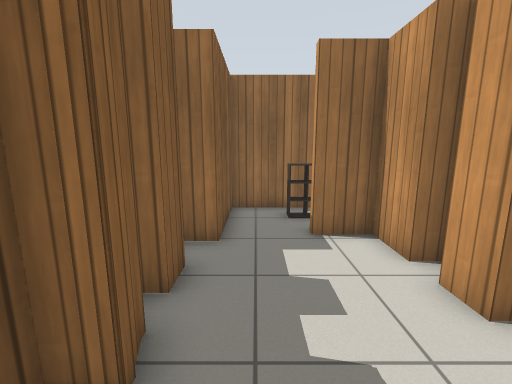
[1] (above)

16 first-person views from a walk through a robot-simulator world made for Gazebo. The camera is 1.2 m above the floor, tilts 10° down and sees 90° across. The floor is counted in squares, 0.5 m on a side. Each view is taken from the middle of a square. On the plan, view 1 faces up. The plan holds only what a view shows up to about 17 squares ahead; the rest is blank. Robots are left out. Simple patterns stand in for the simulator's built-in surfaces.

[2]
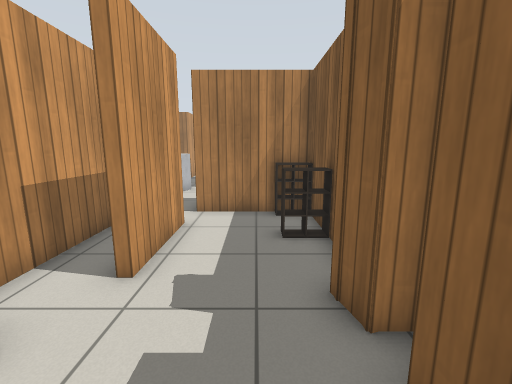

[3]
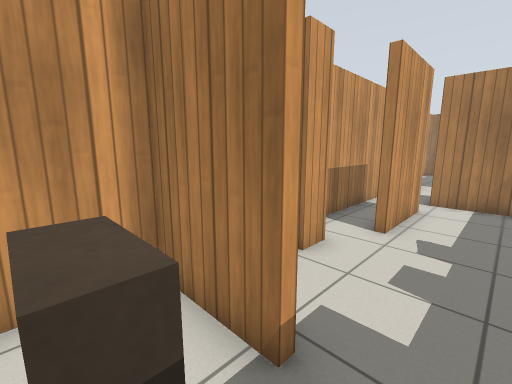

[4]
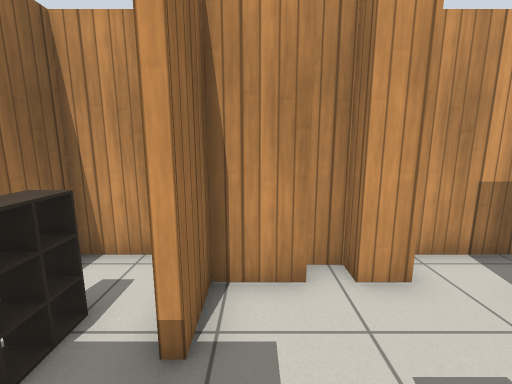

[5]
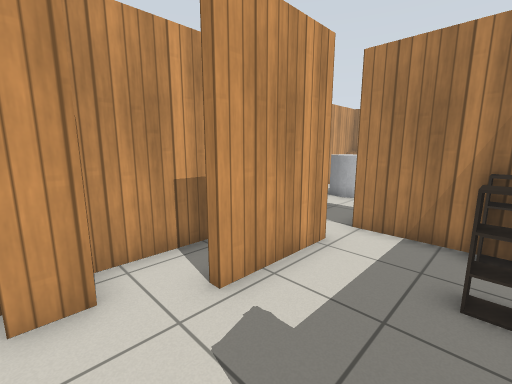

[6]
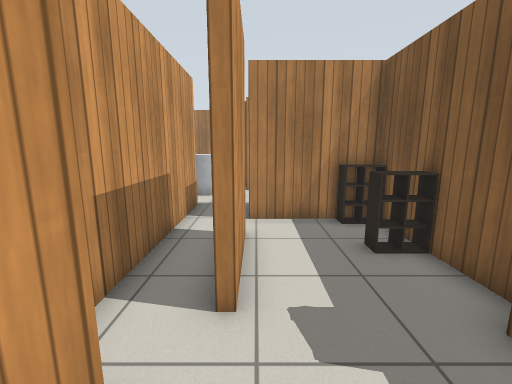

[7]
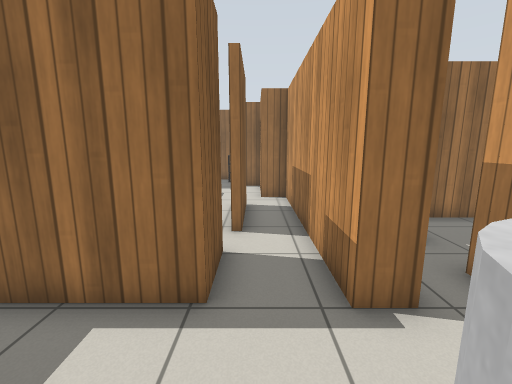

[8]
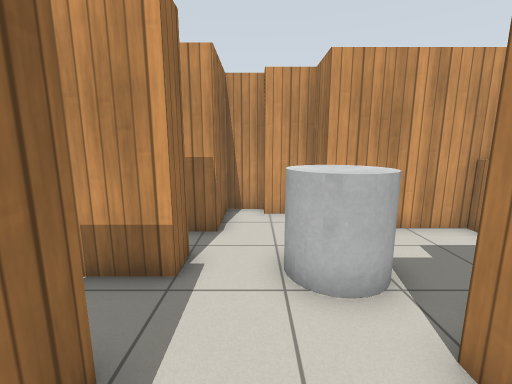

[9]
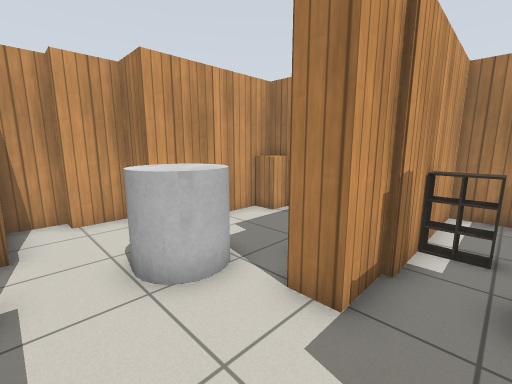

[10]
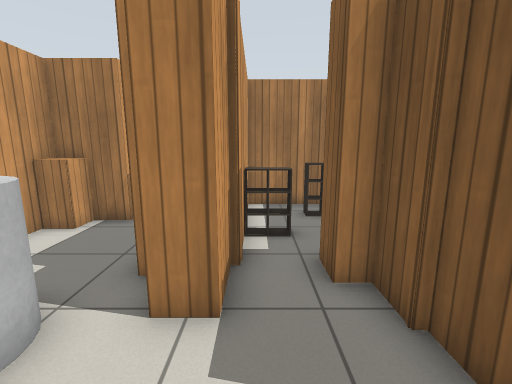

[11]
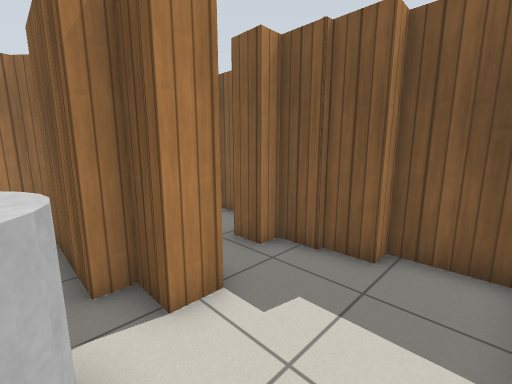

[12]
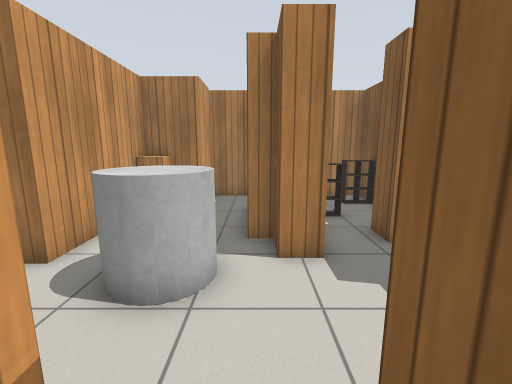

[13]
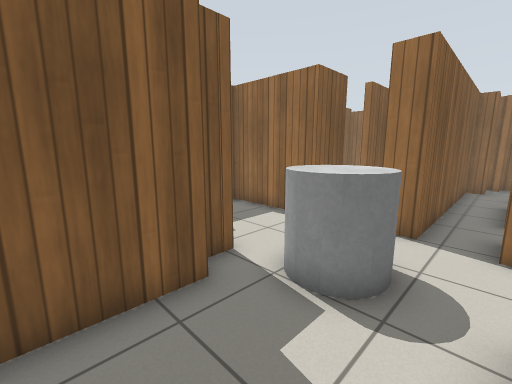

[14]
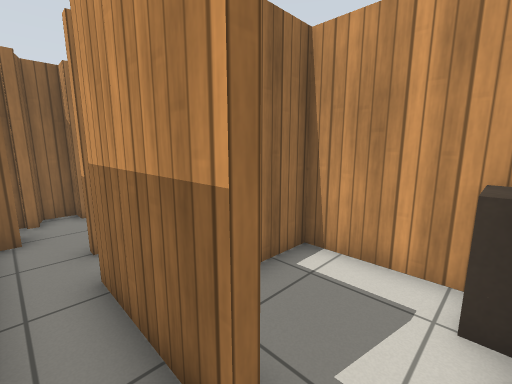

[15]
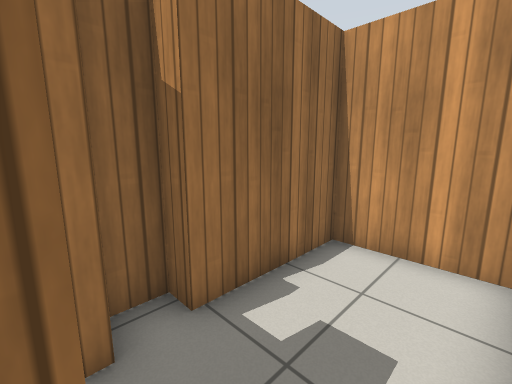

[16]
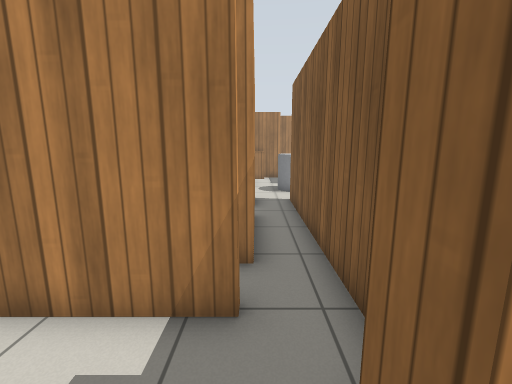

### Floor plan
Ten units are one square. View 1 is at (0, 0); x grows to the right and y downward. Boxes are objects, and circles mark ways between rooms. Rooms are numbered by the first view taken in them; rooms with no view inside come last. Other rooms are left out.
<svg viewBox="-26 -105 151 276">
<path fill="none" stroke="#000" d="M25 -16 25 20M-12 -20 -20 -20 -20 34 22 34M-15 -30 -12 -21 -16 -20M-15 -50 -15 -39M23 20 23 -16M-11 -75 -11 -63 -19 -63M44 34 44 -32 32 -32 32 -42 39 -42 39 -51 32 -51 32 -68 15 -68M-13 5 -13 11M-20 5 -7 5 -7 11M-13 28 -13 34M-20 28 -7 28 -7 34M15 -71 44 -71 44 -100 -11 -100 -11 -75M17 -84 17 -91M23 -84 23 -90M24 -84 11 -84 11 -91M15 93 25 93 25 105 32 105 32 140M54 44 54 54 44 54 44 34M73 135 73 90 90 90 90 73 97 73 97 59 71 59 71 44M22 34 22 54M51 162 51 142 65 142M30 161 34 166 53 166M-11 90 -11 102M-4 102 -4 113M15 110 15 93M13 129 13 109M22 54 -20 54 -20 78 -13 78 -13 91M0 126 14 126M71 -27 106 -27M61 -52 61 -42 54 -42 54 44M67 -59 62 -59M120 -28 120 -61 78 -61 78 -68 68 -68 66 -61M71 28 71 -10M-20 146 -20 166 13 166 13 129M-20 131 -20 141M-13 146 -13 154M6 132 6 126M-21 147 -7 147 -7 154"/>
<rect x="35" y="75" width="30" height="20" fill="#bbb"><title>grey cylinder</title></rect>
<circle cx="5" cy="-70" r="3" fill="#2a7"/>
<circle cx="35" cy="45" r="3" fill="#2a7"/>
<circle cx="20" cy="75" r="3" fill="#2a7"/>
<circle cx="60" cy="50" r="3" fill="#2a7"/>
<circle cx="-10" cy="130" r="3" fill="#2a7"/>
<text x="10" y="-20">1</text>
<text x="20" y="-80">2</text>
<text x="50" y="90">3</text>
<text x="0" y="90">4</text>
<text x="80" y="-30">5</text>
<text x="0" y="150">6</text>
</svg>
Room 1 opens to room 2. Room 1 opens to room 3. Room 3 opens to room 4. Room 3 opens to room 5. Room 4 opens to room 6.

Where each view was taken, in squares from view 1:
view 1: 0 up, 0 right, facing up
view 2: 6 up, 0 right, facing down
view 3: 9 up, 0 right, facing down-right
view 4: 6 up, 1 left, facing right
view 5: 4 up, 1 left, facing down-right
view 6: 5 up, 2 right, facing down
view 7: 9 down, 3 right, facing up
view 8: 7 down, 0 right, facing right
view 9: 6 down, 0 right, facing down-right
view 10: 6 down, 1 right, facing down
view 11: 6 down, 4 right, facing down-left
view 12: 4 down, 3 right, facing down
view 13: 13 down, 7 right, facing up-left
view 14: 4 down, 6 right, facing up-right
view 15: 3 up, 6 right, facing up-right
view 16: 6 up, 7 right, facing down
